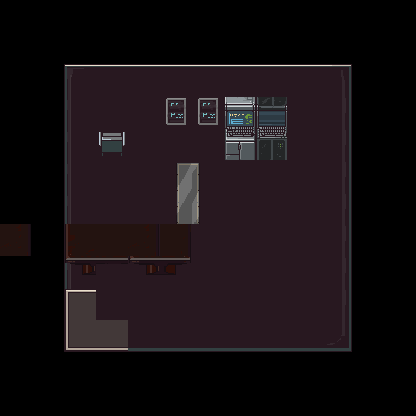

The image is a tile-based game level rendered from a .tmx file. Its description and source (layers, tilesets, objects; grid data summarised) follow:
An orthogonal 13x13 tile map with 32x32 px tiles, 4 tile layers (Camada de Tiles 6, Camada de Tiles 4, Camada de Tiles 5, Camada de Tiles 7), 3 hidden layers not drawn and 2 objects.

<map version="1.0" tiledversion="1.0.3" orientation="orthogonal" renderorder="right-down" width="13" height="13" tilewidth="32" tileheight="32" nextobjectid="4">
 <tileset firstgid="1" source="progBotsFinalTileset.tsx" />
 <layer name="Camada de Tiles 1" width="13" height="13" visible="0">
  <data>[169 cells, 169 non-empty, 2 distinct tile ids]</data>
 </layer>
 <layer name="Camada de Tiles 2" width="13" height="13" visible="0">
  <data>[169 cells, 157 non-empty, 18 distinct tile ids]</data>
 </layer>
 <layer name="Camada de Tiles 3" width="13" height="13" visible="0">
  <data>[169 cells, 9 non-empty, 4 distinct tile ids]</data>
 </layer>
 <layer name="Camada de Tiles 6" width="13" height="13">
  <data>[169 cells, 0 non-empty, 0 distinct tile ids]</data>
 </layer>
 <layer name="Camada de Tiles 4" width="13" height="13">
  <data>[169 cells, 81 non-empty, 9 distinct tile ids]</data>
 </layer>
 <layer name="Camada de Tiles 5" width="13" height="13">
  <data>[169 cells, 1 non-empty, 1 distinct tile ids]</data>
 </layer>
 <layer name="Camada de Tiles 7" width="13" height="13">
  <data>[169 cells, 22 non-empty, 19 distinct tile ids]</data>
 </layer>
 <objectgroup name="Camada de Objetos 1" visible="0">
  <object id="1" x="96" y="128" width="32" height="32" />
  <object id="2" x="177" y="162" width="22" height="63" />
 </objectgroup>
</map>